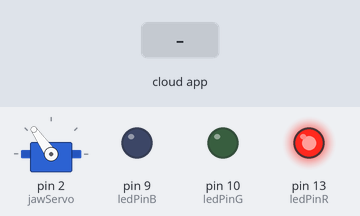
A sketch run on a simulated Arduino Uno, built with avr-gcc and run on an emulated ATmega328P. Parts: servo, output pins drawn as LEDs (lit = HIGH). The test bench sets the inputs (shaded band). The ROS host is connected and sends only what is stated.

Above: at 1.2 s.
1.3 s: the phone or cloud app sets gripper to 0
At 1.9 s:
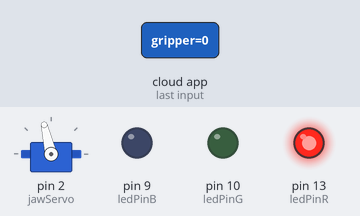
Timing chart, 0 to 4.3 s (numbered marks = the images above; inputs shaded):
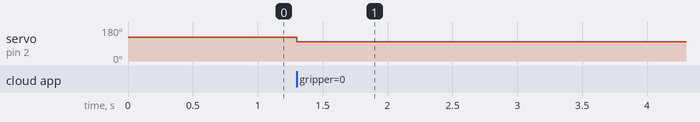

The sketch:

gripper.ino
```cpp
// Basic Edwin Hind Brain Test Code
// Version 1.0  04/12/17
// Basic code to blink lights, move jaw and make sound
// Please don't break Edwin. Ask before altering motor parameters

#include "ros.h"
#include "std_msgs/Int16.h"
#include "std_msgs/Float32.h"
#include <Servo.h>        //include built in Arduino servo library


// Set up Arduino Ports, Pins and Global Variables to support Robot-------------------------------------------
int ledPinR = 13;          // robot alive red blinky light pin
int ledPinG = 10;          // robot alive green blinky light pin
int ledPinB = 9;           // robot alive blue blinky light pin
int eStopPin = 5;          // create name for E-Stop reading pin
int soundOut = 6;          // create name for sound out pin
int delayPeriod = 50;     // hindbrain loop delay Note: change over to timers not delays
int sharpDistance0 = 0;    // create name for sharp ir 0 analog input pin 0
int sharpDistance1 = 1;    // create name for sharp ir 1 analog input pin 1
int speakerPin = 6;        // create name for speaker pin
int numtones = 10;         // create number of tones
int tones[] = { 261, 277, 294, 311, 330, 349, 370, 392, 415, 440 };  //stored tones
int jaw = 60;             // variable to store jaw servo position in degrees
Servo jawServo;           // create jaw servo object to control a servo
char command = 'g' ;      //'g' is go command from midbrain,'s'is stop, '90' servo setpoint
ros::NodeHandle nh;
void grip_cb(const std_msgs::Int16& msg){
  int grip = msg.data;
  if (grip == 1){
    jawServo.write(128);
  }
  else{
    jawServo.write(103);
  }
}
ros::Subscriber<std_msgs::Int16> grip_sub("/gripper", grip_cb);

void setup() {                         // put your setup code here, to run once:
  pinMode (ledPinR, OUTPUT);           //sets up Blinky "alive" light"
  pinMode (ledPinG, OUTPUT);           //sets up Blinky "alive" light"
  pinMode (ledPinB, OUTPUT);           //sets up Blinky "alive" light"
  pinMode (eStopPin, INPUT);           //sets up Sense input of E-Stop button
  //jawServo.writeMicroseconds(1500);    //set initial servo position to 60 deg
  digitalWrite (ledPinR, HIGH);
  delay (delayPeriod);
  jawServo.attach(2);                  //attach the jaw servo to pin 3
  jawServo.write(125);

  nh.initNode();
  nh.subscribe(grip_sub);


  }


// Run Hindbrain loop until commanded to stop by Midbrain------------------------------------------------------------
void loop() {
  nh.spinOnce();

}


// Think Functions-tttttttttttttttttttttttttttttttttttttttttttttttttttttttttttt


// Act Functions-aaaaaaaaaaaaaaaaaaaaaaaaaaaaaaaaaaaaaaaaaaaaaaaaaaaaaaaaaaaaaaaaaa
```

Measured:
- after the input at 1.3 s, servo on pin 2 (jawServo): 125° → 103° at once
